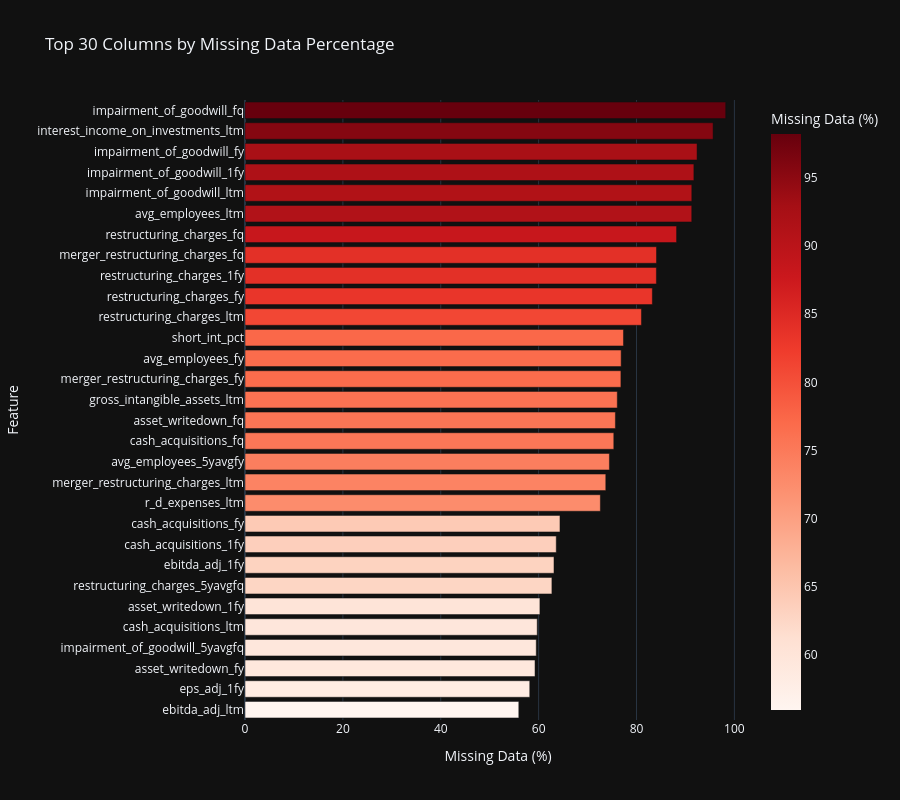
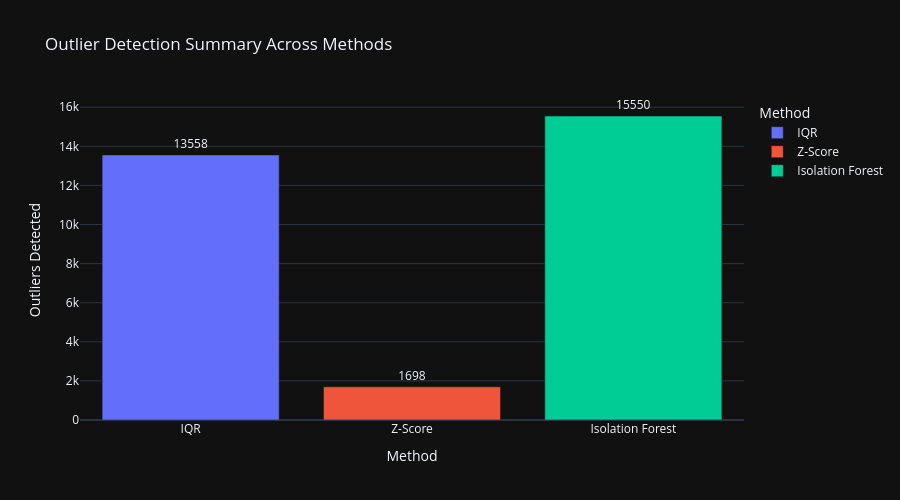
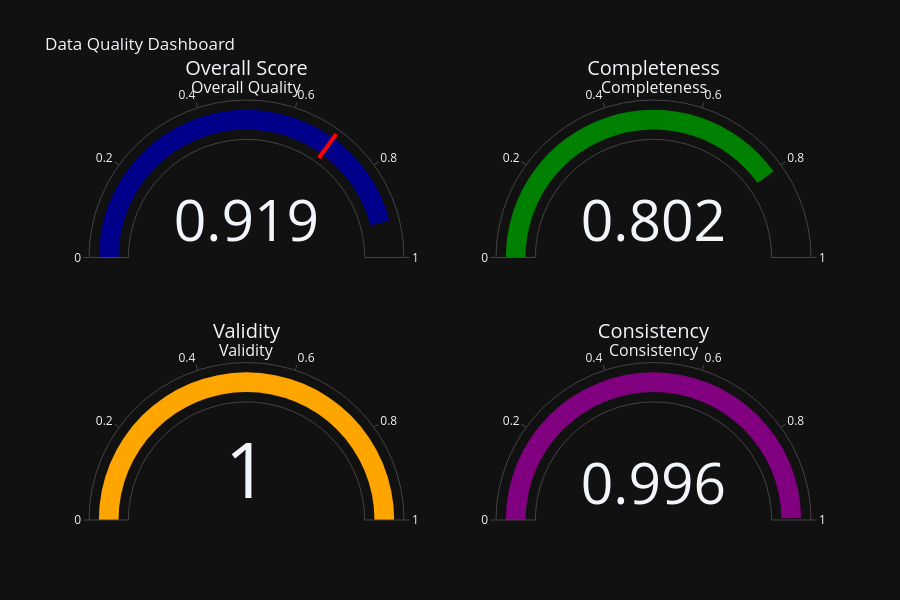

Source (notebook cell) for these figures, in order:
### Code cell
# 📊 Interactive Data Quality Visualizations
print("\n📊 Creating Interactive Data Quality Visualizations...")

# Note: Output directories already created at initialization (all Phase 9.1-9.8 subdirectories)

# 1. Missing Value Heatmap (Interactive Plotly)
missing_pct = (all_stocks.isnull().sum() / len(all_stocks) * 100).sort_values(ascending=False)
missing_df = pd.DataFrame({
    'Column': missing_pct.index,
    'Missing %': missing_pct.values
    }).head(30)

fig_missing = px.bar(
        missing_df,
        x='Missing %',
        y='Column',
        orientation='h',
        title='Top 30 Columns by Missing Data Percentage',
        labels={'Missing %': 'Missing Data (%)', 'Column': 'Feature'},
        color='Missing %',
        color_continuous_scale='Reds',
        height=800
        )
fig_missing.update_layout(yaxis={'categoryorder': 'total ascending'})
fig_missing.show()

# Save as HTML for interactive viewing
fig_missing.write_html(OUTPUT_DIR / "eda" / "missing_values_heatmap.html")
print(f"✓ Saved: {OUTPUT_DIR / 'eda' / 'missing_values_heatmap.html'}")

# 2. Outlier Detection Summary (Interactive Bar Chart)
outlier_summary = pd.DataFrame({
    'Method': ['IQR', 'Z-Score', 'Isolation Forest'],
    'Outliers Detected': [total_iqr, total_zscore, total_iforest],
    'Columns Analyzed': [len(outliers_iqr), len(outliers_zscore), len(outliers_iforest)]
    })

fig_outliers = px.bar(
        outlier_summary,
        x='Method',
        y='Outliers Detected',
        title='Outlier Detection Summary Across Methods',
        color='Method',
        text='Outliers Detected',
        height=500
        )
fig_outliers.update_traces(texttemplate='%{text}', textposition='outside')
fig_outliers.show()
fig_outliers.write_html(OUTPUT_DIR / "eda" / "outlier_detection_summary.html")
print(f"✓ Saved: {OUTPUT_DIR / 'eda' / 'outlier_detection_summary.html'}")

# 3. Data Quality Score Dashboard (Gauge Charts)
fig_quality = make_subplots(
        rows=2, cols=2,
        specs=[[{'type': 'indicator'}, {'type': 'indicator'}],
               [{'type': 'indicator'}, {'type': 'indicator'}]],
        subplot_titles=('Overall Quality', 'Completeness', 'Validity', 'Consistency')
        )

fig_quality.add_trace(go.Indicator(
        mode="gauge+number",
        value=quality_report.overall_score,
        title={'text': "Overall Score"},
        gauge={'axis': {'range': [0, 1]},
               'bar': {'color': "darkblue"},
               'threshold': {'line': {'color': "red", 'width': 4}, 'thickness': 0.75, 'value': 0.7}}
        ), row=1, col=1)

fig_quality.add_trace(go.Indicator(
        mode="gauge+number",
        value=quality_report.completeness_score,
        title={'text': "Completeness"},
        gauge={'axis': {'range': [0, 1]}, 'bar': {'color': "green"}}
        ), row=1, col=2)

fig_quality.add_trace(go.Indicator(
        mode="gauge+number",
        value=quality_report.validity_score,
        title={'text': "Validity"},
        gauge={'axis': {'range': [0, 1]}, 'bar': {'color': "orange"}}
        ), row=2, col=1)

fig_quality.add_trace(go.Indicator(
        mode="gauge+number",
        value=quality_report.consistency_score,
        title={'text': "Consistency"},
        gauge={'axis': {'range': [0, 1]}, 'bar': {'color': "purple"}}
        ), row=2, col=2)

fig_quality.update_layout(
        title_text="Data Quality Dashboard",
        height=600,
        showlegend=False
        )
fig_quality.show()
fig_quality.write_html(OUTPUT_DIR / "eda" / "data_quality_dashboard.html")
print(f"✓ Saved: {OUTPUT_DIR / 'eda' / 'data_quality_dashboard.html'}")

print(f"\n✅ Section 2 Interactive Visualizations Complete")
# Optionally, print the actual issues
if quality_report.issues:
    print(f"  Issue details:")
    for issue in quality_report.issues[:5]:  # Show first 5 issues
        print(f"    - {issue}")
    if len(quality_report.issues) > 5:
        print(f"    ... and {len(quality_report.issues) - 5} more issues")

### Figure 1 — Plotly figure (JSON) as saved in the notebook; plotly's stock layout.template omitted (floating-point values rounded to 4 significant figures)
{"data": [{"hovertemplate": "Missing Data (%)=%{marker.color}<br>Feature=%{y}<extra></extra>", "legendgroup": "", "marker": {"color": [98.22, 95.65, 92.38, 91.72, 91.3, 91.29, 88.19, 84.09, 84.06, 83.24, 81.01, 77.34, 76.86, 76.81, 76.08, 75.69, 75.36, 74.46, 73.72, 72.61, 64.36, 63.6, 63.14, 62.71, 60.26, 59.71, 59.51, 59.26, 58.19, 55.95], "coloraxis": "coloraxis", "pattern": {"shape": ""}}, "name": "", "orientation": "h", "showlegend": false, "textposition": "auto", "x": [98.22, 95.65, 92.38, 91.72, 91.3, 91.29, 88.19, 84.09, 84.06, 83.24, 81.01, 77.34, 76.86, 76.81, 76.08, 75.69, 75.36, 74.46, 73.72, 72.61, 64.36, 63.6, 63.14, 62.71, 60.26, 59.71, 59.51, 59.26, 58.19, 55.95], "xaxis": "x", "y": ["impairment_of_goodwill_fq", "interest_income_on_investments_ltm", "impairment_of_goodwill_fy", "impairment_of_goodwill_1fy", "impairment_of_goodwill_ltm", "avg_employees_ltm", "restructuring_charges_fq", "merger_restructuring_charges_fq", "restructuring_charges_1fy", "restructuring_charges_fy", "restructuring_charges_ltm", "short_int_pct", "avg_employees_fy", "merger_restructuring_charges_fy", "gross_intangible_assets_ltm", "asset_writedown_fq", "cash_acquisitions_fq", "avg_employees_5yavgfy", "merger_restructuring_charges_ltm", "r_d_expenses_ltm", "cash_acquisitions_fy", "cash_acquisitions_1fy", "ebitda_adj_1fy", "restructuring_charges_5yavgfq", "asset_writedown_1fy", "cash_acquisitions_ltm", "impairment_of_goodwill_5yavgfq", "asset_writedown_fy", "eps_adj_1fy", "ebitda_adj_ltm"], "yaxis": "y", "type": "bar"}], "layout": {"xaxis": {"anchor": "y", "domain": [0.0, 1.0], "title": {"text": "Missing Data (%)"}}, "yaxis": {"anchor": "x", "domain": [0.0, 1.0], "title": {"text": "Feature"}, "categoryorder": "total ascending"}, "coloraxis": {"colorbar": {"title": {"text": "Missing Data (%)"}}, "colorscale": [[0.0, "rgb(255,245,240)"], [0.125, "rgb(254,224,210)"], [0.25, "rgb(252,187,161)"], [0.375, "rgb(252,146,114)"], [0.5, "rgb(251,106,74)"], [0.625, "rgb(239,59,44)"], [0.75, "rgb(203,24,29)"], [0.875, "rgb(165,15,21)"], [1.0, "rgb(103,0,13)"]]}, "legend": {"tracegroupgap": 0}, "title": {"text": "Top 30 Columns by Missing Data Percentage"}, "barmode": "relative", "height": 800}}

### Figure 2 — Plotly figure (JSON) as saved in the notebook; plotly's stock layout.template omitted (floating-point values rounded to 4 significant figures)
{"data": [{"hovertemplate": "Method=%{x}<br>Outliers Detected=%{text}<extra></extra>", "legendgroup": "IQR", "marker": {"color": "#636efa", "pattern": {"shape": ""}}, "name": "IQR", "orientation": "v", "showlegend": true, "text": [13560.0], "textposition": "outside", "x": ["IQR"], "xaxis": "x", "y": [13558], "yaxis": "y", "type": "bar", "texttemplate": "%{text}"}, {"hovertemplate": "Method=%{x}<br>Outliers Detected=%{text}<extra></extra>", "legendgroup": "Z-Score", "marker": {"color": "#EF553B", "pattern": {"shape": ""}}, "name": "Z-Score", "orientation": "v", "showlegend": true, "text": [1698.0], "textposition": "outside", "x": ["Z-Score"], "xaxis": "x", "y": [1698], "yaxis": "y", "type": "bar", "texttemplate": "%{text}"}, {"hovertemplate": "Method=%{x}<br>Outliers Detected=%{text}<extra></extra>", "legendgroup": "Isolation Forest", "marker": {"color": "#00cc96", "pattern": {"shape": ""}}, "name": "Isolation Forest", "orientation": "v", "showlegend": true, "text": [15550.0], "textposition": "outside", "x": ["Isolation Forest"], "xaxis": "x", "y": [15550], "yaxis": "y", "type": "bar", "texttemplate": "%{text}"}], "layout": {"xaxis": {"anchor": "y", "domain": [0.0, 1.0], "title": {"text": "Method"}, "categoryorder": "array", "categoryarray": ["IQR", "Z-Score", "Isolation Forest"]}, "yaxis": {"anchor": "x", "domain": [0.0, 1.0], "title": {"text": "Outliers Detected"}}, "legend": {"title": {"text": "Method"}, "tracegroupgap": 0}, "title": {"text": "Outlier Detection Summary Across Methods"}, "barmode": "relative", "height": 500}}

### Figure 3 — Plotly figure (JSON) as saved in the notebook; plotly's stock layout.template omitted (floating-point values rounded to 4 significant figures)
{"data": [{"gauge": {"axis": {"range": [0, 1]}, "bar": {"color": "darkblue"}, "threshold": {"line": {"color": "red", "width": 4}, "thickness": 0.75, "value": 0.7}}, "mode": "gauge+number", "title": {"text": "Overall Score"}, "value": 0.9195, "type": "indicator", "domain": {"x": [0.0, 0.45], "y": [0.625, 1.0]}}, {"gauge": {"axis": {"range": [0, 1]}, "bar": {"color": "green"}}, "mode": "gauge+number", "title": {"text": "Completeness"}, "value": 0.8021, "type": "indicator", "domain": {"x": [0.55, 1.0], "y": [0.625, 1.0]}}, {"gauge": {"axis": {"range": [0, 1]}, "bar": {"color": "orange"}}, "mode": "gauge+number", "title": {"text": "Validity"}, "value": 1.0, "type": "indicator", "domain": {"x": [0.0, 0.45], "y": [0.0, 0.375]}}, {"gauge": {"axis": {"range": [0, 1]}, "bar": {"color": "purple"}}, "mode": "gauge+number", "title": {"text": "Consistency"}, "value": 0.9955, "type": "indicator", "domain": {"x": [0.55, 1.0], "y": [0.0, 0.375]}}], "layout": {"annotations": [{"font": {"size": 16}, "showarrow": false, "text": "Overall Quality", "x": 0.225, "xanchor": "center", "xref": "paper", "y": 1.0, "yanchor": "bottom", "yref": "paper"}, {"font": {"size": 16}, "showarrow": false, "text": "Completeness", "x": 0.775, "xanchor": "center", "xref": "paper", "y": 1.0, "yanchor": "bottom", "yref": "paper"}, {"font": {"size": 16}, "showarrow": false, "text": "Validity", "x": 0.225, "xanchor": "center", "xref": "paper", "y": 0.375, "yanchor": "bottom", "yref": "paper"}, {"font": {"size": 16}, "showarrow": false, "text": "Consistency", "x": 0.775, "xanchor": "center", "xref": "paper", "y": 0.375, "yanchor": "bottom", "yref": "paper"}], "title": {"text": "Data Quality Dashboard"}, "height": 600, "showlegend": false}}
